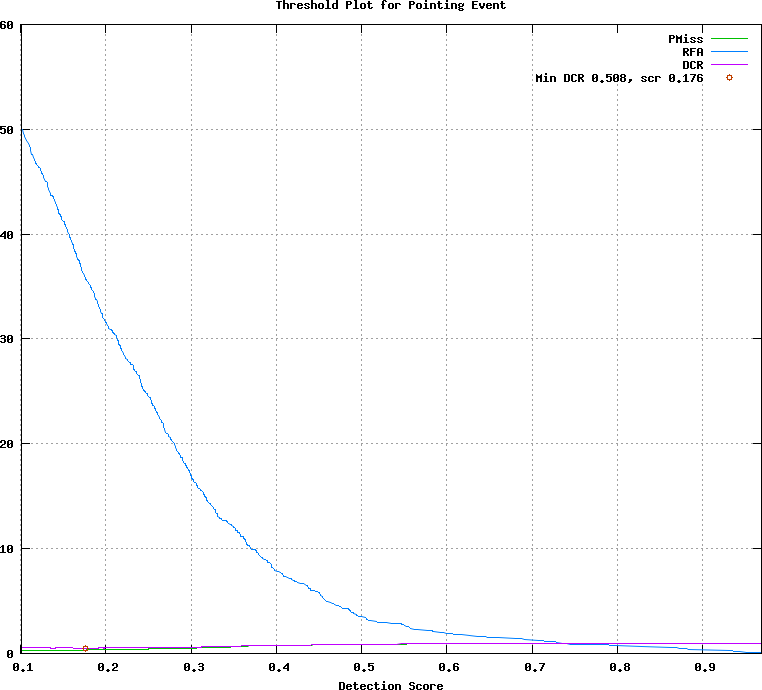

Source code (gnuplot):
## GNUPLOT command file
set terminal postscript color
set style data lines
set title 'Threshold Plot for Pointing Event'
set xlabel 'Detection Score'
set grid
set size ratio 0.85
plot [0.101000:0.969000]  \
  'test.det.Pointing_Event.dat.1' using 1:4 title 'PMiss' with lines lt 2, \
  'test.det.Pointing_Event.dat.1' using 1:5 title 'RFA' with lines lt 3, \
  'test.det.Pointing_Event.dat.1' using 1:6 title 'DCR' with lines lt 4, \
  'test.det.Pointing_Event.dat.2' using 1:2 title 'Min DCR 0.508, scr 0.176' with points lt 6
